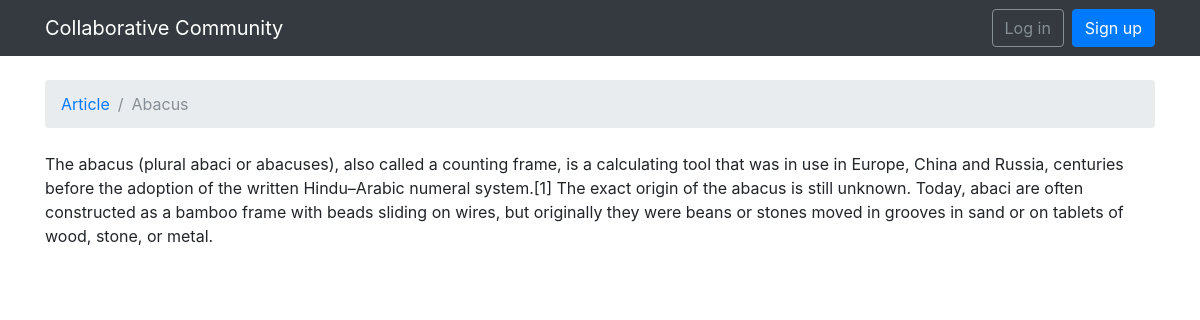
Screenshot of /articleview/11/ with the database file from the repository.
### articles/models.py (models this page shows)
class Articles(models.Model):
	title = models.CharField(max_length=100)
	body = models.TextField()
	created_at = models.DateTimeField(auto_now_add=True)

### articles/views.py (the view)
# urls.py: url(r'^articleview/(?P<pk>\d+)/$', views.article_view, name='article_view'),
def article_view(request, pk):
    try:
        article = Articles.objects.get(pk=pk)
    except Articles.DoesNotExist:
        raise Http404
    return render(request, 'articleview.html', {'article': article})

### templates/articleview.html
{% extends 'base.html' %}
{% block breadcrumb %}
  <li class="breadcrumb-item"><a href="{% url 'home' %}">Article</a></li>
  <li class="breadcrumb-item active">{{ article.title }}</li>
{% endblock %}
{% block content %}
  <div class="panel panel-default">
  <div class="panel-body">{{article.body}}</div>
</div>
{% endblock %}

### rows the page displays
Articles: title "Abacus", body "The abacus (plural abaci or abacuses), also called a counting frame, is a calculating tool that was in use in Europe, China and Russia, centuries before the adoption of the written Hindu–Arabic numeral system.[1] The exact origin of the abacus is still unknown. Today, abaci are often constructed as a bamboo frame with beads sliding on wires, but originally they were beans or stones moved in grooves in sand or on tablets of wood, stone, or metal."
